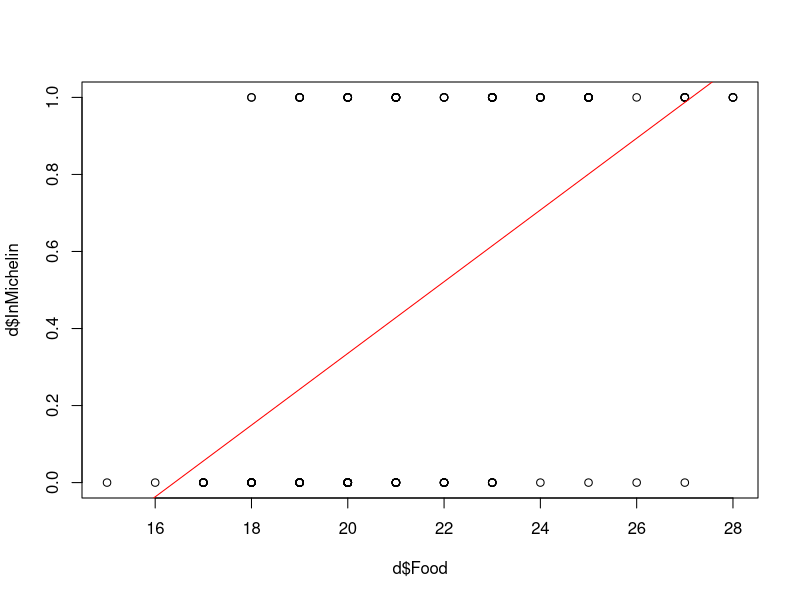
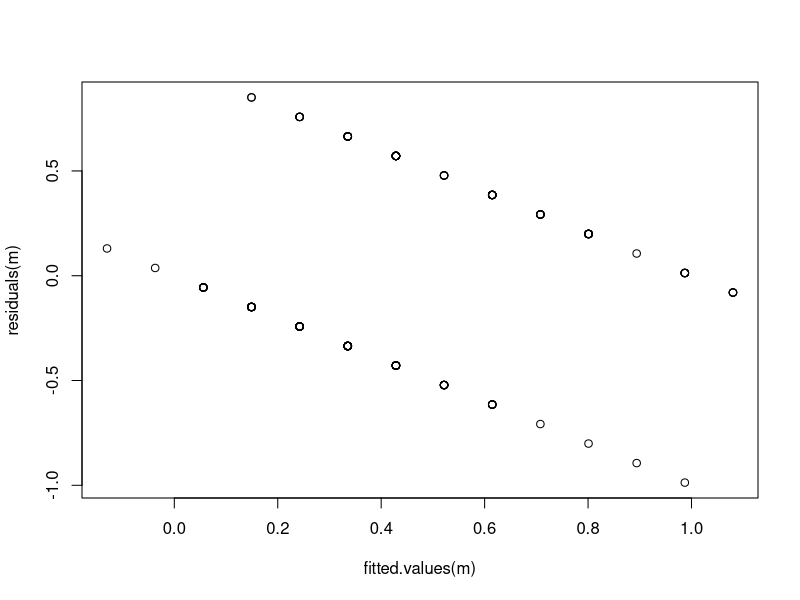
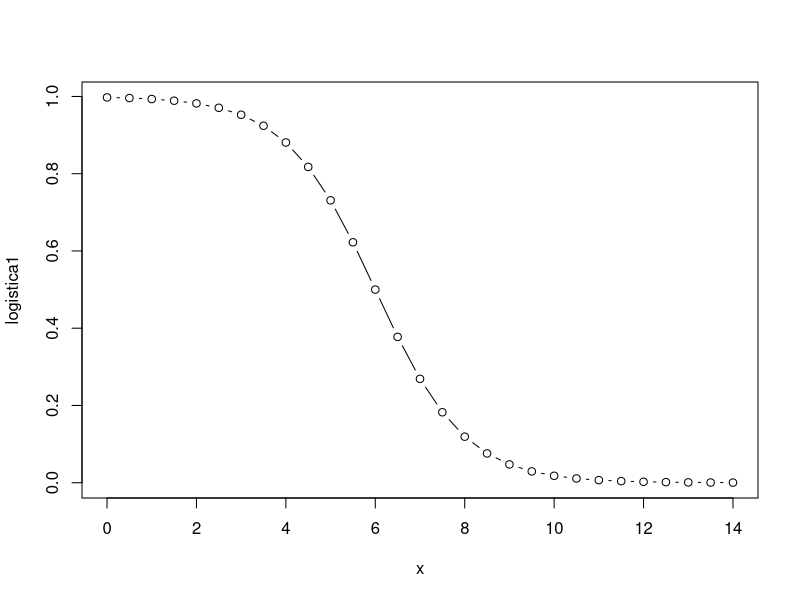
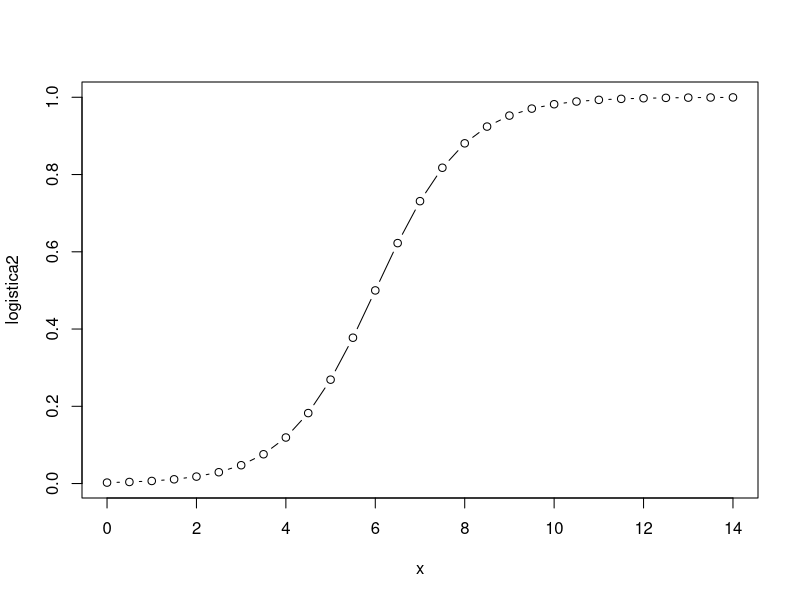

Recreate these plots in R, in order.
## ---- chunk 1
d = read.csv("datos/MichelinNY.csv")
str(d)
## ---- chunk 2
m = lm(InMichelin ~ Food, data = d)
plot(d$Food, d$InMichelin)
abline(m, col = "red")
## ---- chunk 3
plot(fitted.values(m), residuals(m))
## ---- chunk 4
# ejemplo de función logística: beta0 = -6, beta1 = 1
x = seq(0,14,0.5)
logistica1 = 1/(1+exp(-6 + 1*x))
plot(x,logistica1, type = "b")
## ---- chunk 5
# ejemplo de función logística: beta0 = 6, beta1 = -1
logistica2 = 1/(1+exp(6 - 1*x))
plot(x,logistica2, type = "b")
## ---- chunk 6
logit1_logL = function(beta,y,x){
  # beta = [beta0 beta1]
  n = length(y)
  suma = 0
  for (i in 1:n){
    suma = suma + y[i]*(beta[1] + beta[2]*x[i]) - 
      log(1 + exp(beta[1] + beta[2]*x[i]))
  }
  return(suma)
}
## ---- chunk 7
beta = c(-12,1)
logit1_logL(beta,d$InMichelin,d$Food)
## ---- chunk 8
logit1_grad = function(beta,y,x){
  n = length(y)
  X = cbind(rep(1,n),x)
  y = matrix(y, nrow = n, ncol = 1)
  pi = matrix(0, nrow = n, ncol = 1)
  for (i in 1:n){
    pi[i,1] = exp(beta[1] + beta[2]*x[i])/(1 + exp(beta[1] + beta[2]*x[i]))
  }
  grad = t(X) %*% (y - pi)
  return(grad)
}
## ---- chunk 9
beta = c(-12,1)
logit1_grad(beta, d$InMichelin, d$Food)
## ---- chunk 10
logit1_hess = function(beta,x){
  n = length(x)
  X = cbind(rep(1,n),x)
  W = matrix(0, nrow = n, ncol = n)
  for (i in 1:n){
    pi = exp(beta[1] + beta[2]*x[i])/(1 + exp(beta[1] + beta[2]*x[i]))
    W[i,i] = pi*(1-pi)
  }
  hess = -t(X) %*% W %*% X
  return(hess)
}
## ---- chunk 11
beta = c(-12,1)
logit1_hess(beta, d$Food)
## ---- chunk 12
# fdHess es una función del paquete nlme que
# calcula el gradiente y el hessiano numéricamente 
# mediante diferencias finitas 
# (se utiliza aquí para comprobar los resultados)
nlme::fdHess(beta,logit1_logL, y = d$InMichelin, x = d$Food)
## ---- chunk 13
logit1_Newton = function(beta_i, y, x, max_iter = 100, tol = 10^(-6), alfa = 0.1){
  
  # punto de partida
  beta = beta_i
  
  iter = 1
  tol1 = Inf
  while ((iter <= max_iter) & (tol1 > tol)){
    fun = logit1_logL(beta,y,x)
    grad = logit1_grad(beta,y,x)
    hess = logit1_hess(beta,x)
    beta = beta - alfa*solve(hess) %*% grad
    fun1 = logit1_logL(beta,y,x)
    tol1 = abs((fun1-fun)/fun)
    print(paste("Iteracion ",iter," log-verosimilitud ",fun1))
    iter = iter + 1
  }
  return(beta)
}
## ---- chunk 14
m = lm(InMichelin ~ Food, data = d)
beta_i = coef(m)
logit1_Newton(beta_i,d$InMichelin,d$Food)
## ---- chunk 15
logit1_logL_optim = function(beta,y,x){
  logL = logit1_logL(beta,y,x)
  return(-logL)
}
## ---- chunk 16
mle = optim(par = beta_i, fn = logit1_logL_optim, y = d$InMichelin, x = d$Food, gr = NULL, method = "BFGS", hessian = TRUE, control = list(trace=1, REPORT = 1, maxit = 200))
mle$par
## ---- chunk 17
m2 = glm(InMichelin ~ Food, data = d, family = binomial)
summary(m2)
## ---- chunk 18
d$InMichelin = factor(d$InMichelin, labels = c("No","Yes"))
str(d)
## ---- chunk 19
m3 = glm(InMichelin ~ Food, data = d, family = binomial)
summary(m3)
## ---- chunk 20
d$InMichelin = relevel(d$InMichelin, ref = "Yes")
m4 = glm(InMichelin ~ Food, data = d, family = binomial)
summary(m4)
